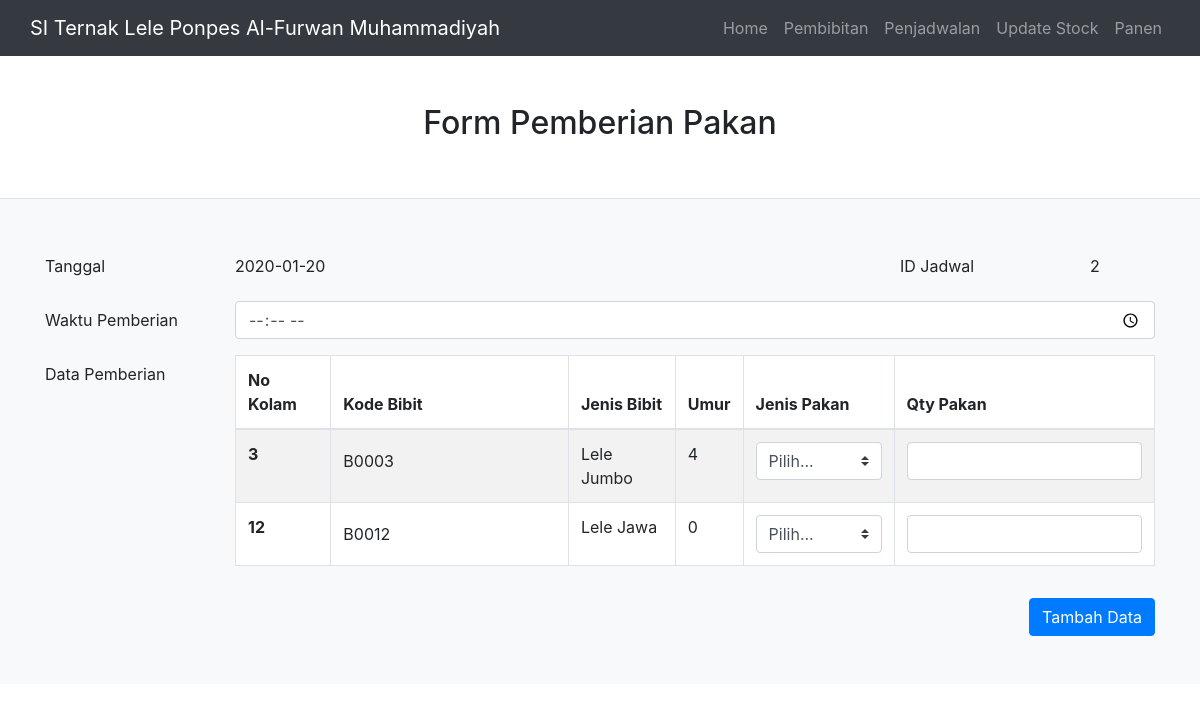
The app's page /public/penjadwalan/pemberian_pakan/2 (signed in) with its own data.
### tables this page shows
CREATE TABLE `jadwal` (
  `id_jadwal` int(11) NOT NULL,
  `tanggal_jadwal` date NOT NULL,
  `tipe_jadwal` enum('Pemberian Pakan','Pemberian Nutrisi','Pembersihan Kolam') NOT NULL,
  `status` enum('Sudah','Belum') NOT NULL
);

CREATE TABLE `bibit` (
  `kode_bibit` varchar(5) NOT NULL,
  `tgl_penebaran_bibit` date NOT NULL,
  `jenis_bibit` varchar(30) NOT NULL,
  `jumlah_bibit` int(5) NOT NULL,
  `no_kolam` int(2) NOT NULL,
  `status_panen` int(11) NOT NULL
);

### app/core/Controller.php (called while the page is built, shortened)
<?php
class Controller
{
	public function view($view,$data=[])
	{
		require_once '../app/views/' . $view.'.php';
	}
	public function model($model)
	{
		return new $model;
	}
}

### app/controllers/Penjadwalan.php (called while the page is built, shortened)
<?php
class Penjadwalan extends Controller
{
    public function pemberian_pakan($id_jadwal)
    {
        $data['judul'] = 'Pemberian Pakan';
        $data['jadwal'] = $this->model('Penjadwalan_model')->getJadwalById($id_jadwal);
        $data['bibit'] = $this->model('Pembibitan_model')->getAll();
        $data['pakan'] = $this->model('Pakan_model')->getAll();
        $this->view('penjadwalan/pemberian_pakan', $data);
    }
}

### app/core/App.php (called while the page is built, shortened)
<?php
class App
{
	protected $method = 'index';
	protected $params = [];
	public function __construct()
	{
		$url = $this->parseURL();
		if (file_exists('../app/controllers/' . $url[0] . '.php')) {
			unset($url[0]);
		}
		$this->controller = new $this->controller;
		if (isset($url[1])) {
			if (method_exists($this->controller, $url[1])) {
				$this->method = $url[1];
				unset($url[1]);
			}
		}
		if (!empty($url)) {
			$this->params = array_values($url);
		}
		call_user_func_array([$this->controller, $this->method], $this->params);
	}
	public function parseURL()
	{
		if (isset($_GET['url'])) {
			$url = rtrim($_GET['url'], '/');
			$url = filter_var($url, FILTER_SANITIZE_URL);
			$url = explode('/', $url);
			return $url;
		}
	}
}

### public/index.php (called while the page is built, shortened)
<?php
$app=new App;

### app/core/Database.php (called while the page is built, shortened)
<?php
class Database{
	private $host=DB_HOST;
	private $user=DB_USER;
	private $pass=DB_PASS;
	private $db_name=DB_NAME;
	private $dbh;
	private $stmt;
	public function __construct()
	{
		$dsn='mysql:host='.$this->host.';dbname='.$this->db_name;
		$option=[
			PDO::ATTR_PERSISTENT=>
			true,
			PDO::ATTR_ERRMODE=>PDO::ERRMODE_EXCEPTION
		];
		try {
			$this->dbh=new PDO($dsn,$this->user,$this->pass,$option);
		} catch(PDOException $e)
		{
			die($e->getMessage());
		}
	}
	public function query($query)
	{
		$this->stmt=$this->dbh->prepare($query);
	}
	public function bind($param,$value,$type=null)
	{
		if (is_null($type))
		{
			switch (true) {
				default:
					$type=PDO::PARAM_STR;
			}
		}
		$this->stmt->bindValue($param,$value,$type);
	}
	public function execute()
	{
		$this->stmt->execute();
	}
	public function resultSet()
	{
		$this->execute();
		return $this->stmt->fetchAll(PDO::FETCH_ASSOC);
	}
	public function single()
	{
		$this->execute();
		return $this->stmt->fetch(PDO::FETCH_ASSOC);
	}
}

### app/models/Penjadwalan_model.php (called while the page is built, shortened)
<?php
class Penjadwalan_model
{
    private $table = 'jadwal';
    private $db;
    public function __construct()
    {
        $this->db = new Database;
    }
    public function getJadwalById($id)
    {
        $this->db->query('SELECT * FROM ' . $this->table . ' WHERE id_jadwal=:id');
        $this->db->bind('id', $id);
        return $this->db->single();
    }
}

### app/models/Pembibitan_model.php (called while the page is built, shortened)
<?php
class Pembibitan_model
{
    private $db;
    public function __construct()
    {
        $this->db = new Database;
    }
    public function getAll()
    {
        $this->db->query('SELECT *, datediff(CURDATE(), tgl_penebaran_bibit) as umur_bibit FROM bibit WHERE status_panen=0');
        return $this->db->resultSet();
    }
}

### app/views/penjadwalan/pemberian_pakan.php (the view, shortened to what this page needs)
<section class="border-bottom">
    <div class="container">
        <div class="py-5 text-center">
            <h2>Form Pemberian Pakan</h2>
        </div>
    </div>
</section>
<div class="py-5 bg-light" id="nav-profile" role="tabpanel" aria-labelledby="nav-profile-tab">
    <div class="container">
        <div class="row">
            <div class="col-md-12">
                <form method="POST" action="<?= BASEURL ?>/penjadwalan/pemberian_pakan_insert/<?= $data['jadwal']['id_jadwal'] ?>">
                    <div class="form-group row">
                        <label class="col-sm-2 col-form-label">Tanggal</label>
                        <div class="col-sm-7">
                            <input type="text" name="tanggal" readonly class="form-control-plaintext" value="<?= $data['jadwal']['tanggal_jadwal'] ?>">
                        </div>
                        <label class="col-sm-2 col-form-label">ID Jadwal</label>
                        <div class="col-sm-1">
                            <input type="text" name="id_jadwal" readonly class="form-control-plaintext" value="<?= $data['jadwal']['id_jadwal'] ?>">
                        </div>
                    </div>
                    <div class="form-group row">
                        <label class="col-sm-2 col-form-label">Waktu Pemberian</label>
                        <div class="col-sm-10">
                            <input type="time" class="form-control" name="waktu_pemberian">
                        </div>
                    </div>
                    <div class="form-group row">
                        <label for="inputPassword" class="col-sm-2 col-form-label">Data Pemberian</label>
                        <div class="col-sm-10">
                            <table class="table table-striped table-bordered bg-white">
                                <thead>
                                    <tr>
                                        <th scope="col">No Kolam</th>
                                        <th scope="col">Kode Bibit</th>
                                        <th scope="col">Jenis Bibit</th>
                                        <th scope="col">Umur</th>
                                        <th scope="col">Jenis Pakan</th>
                                        <th scope="col">Qty Pakan</th>
                                    </tr>
                                </thead>
                                <tbody>
                                    <?php foreach ($data['bibit'] as $bibit) : ?>
                                        <tr>
                                            <th scope="row"><?= $bibit['no_kolam'] ?></th>
                                            <td><input type="text" name="kode_bibit[]" readonly class="form-control-plaintext" value="<?= $bibit['kode_bibit'] ?>"></td>
                                            <td><?= $bibit['jenis_bibit'] ?></td>
                                            <td><?= $bibit['umur_bibit'] ?></td>
                                            <td>
                                                <select class="custom-select d-block w-100" id="jenis_pakan-<?= $nutrisi['kode_bibit'] ?>" name="kode_pakan[<?= $bibit['kode_bibit'] ?>]" required>
                                                    <option value="">Pilih...</option>
                                                </select>
                                            </td>
                                            <td><input type="number" class="form-control" name="qty_pakan[<?= $bibit['kode_bibit'] ?>]"></td>
                                        </tr>
                                    <?php endforeach; ?>
                                </tbody>
                            </table>
                        </div>
                    </div>
                    <div class="row">
                        <div class="col-sm-12 text-right">
                            <button type="submit" class="btn btn-primary">Tambah Data</button>
                        </div>
                    </div>
                </form>
            </div>
        </div>
    </div>
</div>

### records on screen
jadwal: tanggal "2020-01-20", id_jadwal "2"
bibit: no_kolam "3", kode_bibit "B0003", jenis_bibit "Lele Jumbo", umur_bibit "4"
bibit: no_kolam "12", kode_bibit "B0012", jenis_bibit "Lele Jawa", umur_bibit "0"

### other values on screen
$menu "Home"
$menu "Pembibitan"
$menu "Penjadwalan"
$menu "Update Stock"
$menu "Panen"
